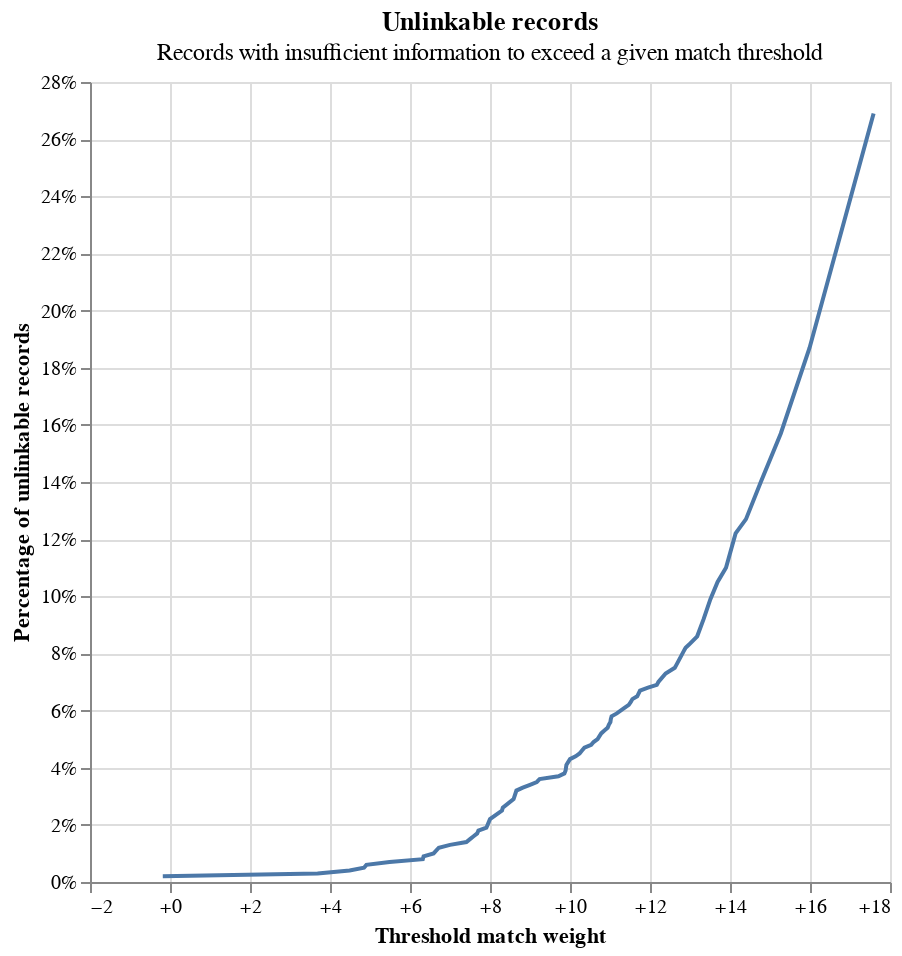

Write notebook code for a chart like this one.
### Code cell
linker.evaluation.unlinkables_chart()

### Figure 1 — Vega-Lite specification as saved in the notebook (floating-point values rounded to 4 significant figures)
{"config": {"view": {"continuousWidth": 400, "continuousHeight": 300}}, "layer": [{"mark": {"type": "line"}, "encoding": {"x": {"axis": {"format": "+", "title": "Threshold match weight"}, "field": "match_weight", "type": "quantitative"}, "y": {"axis": {"format": "%", "title": "Percentage of unlinkable records"}, "field": "cum_prop", "type": "quantitative"}}}, {"mark": {"type": "point"}, "encoding": {"opacity": {"condition": {"param": "x_match_weight_y_cum_prop_coords_of_mouse", "value": 1, "empty": false}, "value": 0}, "tooltip": [{"field": "match_weight", "format": "+.5", "title": "Match weight", "type": "quantitative"}, {"field": "match_probability", "format": ".5", "title": "Match probability", "type": "quantitative"}, {"field": "cum_prop", "format": ".3%", "title": "Proportion of unlinkable records", "type": "quantitative"}], "x": {"axis": {"title": "Threshold match weight"}, "field": "match_weight", "type": "quantitative"}, "y": {"axis": {"format": "%", "title": "Percentage of unlinkable records"}, "field": "cum_prop", "type": "quantitative"}}, "name": "mouse_coords"}, {"mark": {"type": "rule", "color": "gray"}, "encoding": {"x": {"field": "match_weight", "type": "quantitative"}}, "transform": [{"filter": {"param": "x_match_weight_y_cum_prop_coords_of_mouse", "empty": false}}]}, {"mark": {"type": "rule", "color": "gray"}, "encoding": {"y": {"field": "cum_prop", "type": "quantitative"}}, "transform": [{"filter": {"param": "x_match_weight_y_cum_prop_coords_of_mouse", "empty": false}}]}], "data": {"name": "data-7d13da22fd2d0dbc0264758de1c86f1d"}, "height": 400, "params": [{"name": "x_match_weight_y_cum_prop_coords_of_mouse", "select": {"type": "point", "fields": ["match_weight", "cum_prop"], "nearest": true, "on": "mouseover"}, "views": ["mouse_coords"]}], "title": {"text": "Unlinkable records", "subtitle": "Records with insufficient information to exceed a given match threshold"}, "width": 400, "$schema": "https://vega.github.io/schema/vega-lite/v5.9.3.json", "datasets": {"data-7d13da22fd2d0dbc0264758de1c86f1d": [{"match_weight": -0.18, "match_probability": 0.4681, "prop": 0.002, "cum_prop": 0.002}, {"match_weight": 3.69, "match_probability": 0.9282, "prop": 0.001, "cum_prop": 0.003}, {"match_weight": 4.49, "match_probability": 0.9575, "prop": 0.001, "cum_prop": 0.004}, {"match_weight": 4.85, "match_probability": 0.9665, "prop": 0.001, "cum_prop": 0.005}, {"match_weight": 4.91, "match_probability": 0.9679, "prop": 0.001, "cum_prop": 0.006}, {"match_weight": 5.49, "match_probability": 0.9783, "prop": 0.001, "cum_prop": 0.007}, {"match_weight": 6.32, "match_probability": 0.9877, "prop": 0.001, "cum_prop": 0.008}, {"match_weight": 6.34, "match_probability": 0.9878, "prop": 0.001, "cum_prop": 0.009}, {"match_weight": 6.59, "match_probability": 0.9897, "prop": 0.001, "cum_prop": 0.01}, {"match_weight": 6.72, "match_probability": 0.9906, "prop": 0.002, "cum_prop": 0.012}, {"match_weight": 7.0, "match_probability": 0.9923, "prop": 0.001, "cum_prop": 0.013}, {"match_weight": 7.41, "match_probability": 0.9942, "prop": 0.001, "cum_prop": 0.014}, {"match_weight": 7.5, "match_probability": 0.9945, "prop": 0.001, "cum_prop": 0.015}, {"match_weight": 7.59, "match_probability": 0.9948, "prop": 0.001, "cum_prop": 0.016}, {"match_weight": 7.68, "match_probability": 0.9951, "prop": 0.001, "cum_prop": 0.017}, {"match_weight": 7.71, "match_probability": 0.9952, "prop": 0.001, "cum_prop": 0.018}, {"match_weight": 7.91, "match_probability": 0.9959, "prop": 0.001, "cum_prop": 0.019}, {"match_weight": 8.0, "match_probability": 0.9961, "prop": 0.003, "cum_prop": 0.022}, {"match_weight": 8.3, "match_probability": 0.9968, "prop": 0.003, "cum_prop": 0.025}, {"match_weight": 8.32, "match_probability": 0.9969, "prop": 0.001, "cum_prop": 0.026}, {"match_weight": 8.59, "match_probability": 0.9974, "prop": 0.003, "cum_prop": 0.029}, {"match_weight": 8.66, "match_probability": 0.9975, "prop": 0.003, "cum_prop": 0.032}, {"match_weight": 8.82, "match_probability": 0.9978, "prop": 0.001, "cum_prop": 0.033}, {"match_weight": 9.0, "match_probability": 0.998, "prop": 0.001, "cum_prop": 0.034}, {"match_weight": 9.17, "match_probability": 0.9983, "prop": 0.001, "cum_prop": 0.035}, {"match_weight": 9.24, "match_probability": 0.9983, "prop": 0.001, "cum_prop": 0.036}, {"match_weight": 9.71, "match_probability": 0.9988, "prop": 0.001, "cum_prop": 0.037}, {"match_weight": 9.86, "match_probability": 0.9989, "prop": 0.001, "cum_prop": 0.038}, {"match_weight": 9.89, "match_probability": 0.999, "prop": 0.001, "cum_prop": 0.039}, {"match_weight": 9.91, "match_probability": 0.999, "prop": 0.002, "cum_prop": 0.041}, {"match_weight": 10.0, "match_probability": 0.999, "prop": 0.002, "cum_prop": 0.043}, {"match_weight": 10.14, "match_probability": 0.9991, "prop": 0.001, "cum_prop": 0.044}, {"match_weight": 10.24, "match_probability": 0.9992, "prop": 0.001, "cum_prop": 0.045}, {"match_weight": 10.3, "match_probability": 0.9992, "prop": 0.001, "cum_prop": 0.046}, {"match_weight": 10.36, "match_probability": 0.9992, "prop": 0.001, "cum_prop": 0.047}, {"match_weight": 10.53, "match_probability": 0.9993, "prop": 0.001, "cum_prop": 0.048}, {"match_weight": 10.59, "match_probability": 0.9993, "prop": 0.001, "cum_prop": 0.049}, {"match_weight": 10.69, "match_probability": 0.9994, "prop": 0.001, "cum_prop": 0.05}, {"match_weight": 10.78, "match_probability": 0.9994, "prop": 0.002, "cum_prop": 0.052}, {"match_weight": 10.86, "match_probability": 0.9995, "prop": 0.001, "cum_prop": 0.053}, {"match_weight": 10.94, "match_probability": 0.9995, "prop": 0.001, "cum_prop": 0.054}, {"match_weight": 10.97, "match_probability": 0.9995, "prop": 0.001, "cum_prop": 0.055}, {"match_weight": 11.01, "match_probability": 0.9995, "prop": 0.001, "cum_prop": 0.056}, {"match_weight": 11.02, "match_probability": 0.9995, "prop": 0.001, "cum_prop": 0.057}, {"match_weight": 11.04, "match_probability": 0.9995, "prop": 0.001, "cum_prop": 0.058}, {"match_weight": 11.17, "match_probability": 0.9996, "prop": 0.001, "cum_prop": 0.059}, {"match_weight": 11.37, "match_probability": 0.9996, "prop": 0.002, "cum_prop": 0.061}, {"match_weight": 11.47, "match_probability": 0.9997, "prop": 0.001, "cum_prop": 0.062}, {"match_weight": 11.52, "match_probability": 0.9997, "prop": 0.001, "cum_prop": 0.063}, {"match_weight": 11.56, "match_probability": 0.9997, "prop": 0.001, "cum_prop": 0.064}, {"match_weight": 11.68, "match_probability": 0.9997, "prop": 0.001, "cum_prop": 0.065}, {"match_weight": 11.75, "match_probability": 0.9997, "prop": 0.002, "cum_prop": 0.067}, {"match_weight": 11.95, "match_probability": 0.9998, "prop": 0.001, "cum_prop": 0.068}, {"match_weight": 12.17, "match_probability": 0.9998, "prop": 0.001, "cum_prop": 0.069}, {"match_weight": 12.21, "match_probability": 0.9998, "prop": 0.001, "cum_prop": 0.07}, {"match_weight": 12.39, "match_probability": 0.9998, "prop": 0.003, "cum_prop": 0.073}, {"match_weight": 12.62, "match_probability": 0.9998, "prop": 0.002, "cum_prop": 0.075}, {"match_weight": 12.66, "match_probability": 0.9999, "prop": 0.001, "cum_prop": 0.076}, {"match_weight": 12.85, "match_probability": 0.9999, "prop": 0.005, "cum_prop": 0.081}, {"match_weight": 12.89, "match_probability": 0.9999, "prop": 0.001, "cum_prop": 0.082}, {"match_weight": 12.97, "match_probability": 0.9999, "prop": 0.001, "cum_prop": 0.083}, {"match_weight": 13.18, "match_probability": 0.9999, "prop": 0.003, "cum_prop": 0.086}, {"match_weight": 13.34, "match_probability": 0.9999, "prop": 0.006, "cum_prop": 0.092}, {"match_weight": 13.51, "match_probability": 0.9999, "prop": 0.007, "cum_prop": 0.099}, {"match_weight": 13.69, "match_probability": 0.9999, "prop": 0.006, "cum_prop": 0.105}, {"match_weight": 13.9, "match_probability": 0.9999, "prop": 0.005, "cum_prop": 0.11}, {"match_weight": 14.14, "match_probability": 0.9999, "prop": 0.012, "cum_prop": 0.122}, {"match_weight": 14.4, "match_probability": 1.0, "prop": 0.005, "cum_prop": 0.127}, {"match_weight": 14.77, "match_probability": 1.0, "prop": 0.013, "cum_prop": 0.14}, {"match_weight": 15.27, "match_probability": 1.0, "prop": 0.017, "cum_prop": 0.157}, {"match_weight": 15.99, "match_probability": 1.0, "prop": 0.03, "cum_prop": 0.187}, {"match_weight": 17.59, "match_probability": 1.0, "prop": 0.082, "cum_prop": 0.269}]}}
